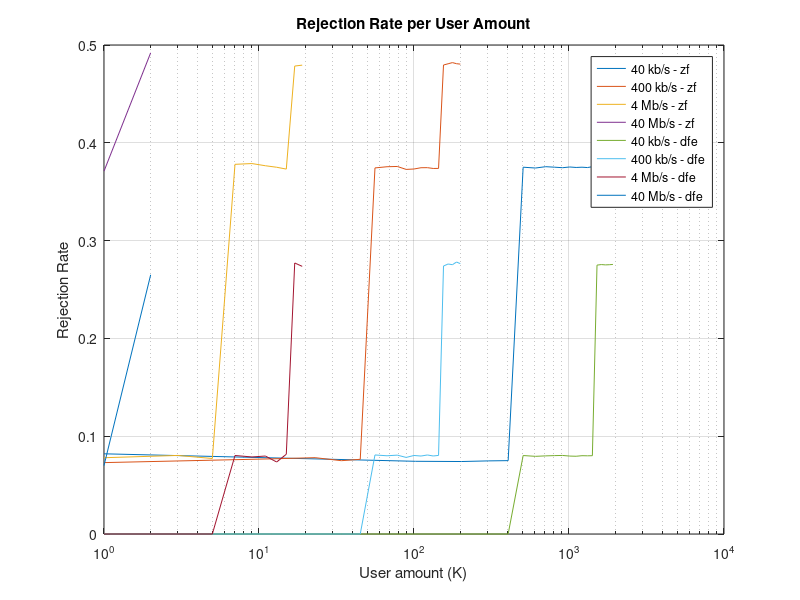

This chart was generated by the following MATLAB code:
clear;
close all;

N_symb = 100; % Symbols
system_bandwidth = 30e6; % Hz
band_rolloff = 0.5;
available_bandwidth = system_bandwidth / (1 + band_rolloff);
max_constalation_size = 4; % bit / Symbol - 16QAM
system_total_rate = max_constalation_size * available_bandwidth; % bit/s

Dmax = 2000; % m
c = 3e8; % m/s
carry_frequency = 2.4e9; % Hz
carry_lamdba = c / carry_frequency; % m
Pmax = 20; % dBm

noise_spectral_density = -174; % dBm / Hz
%noise_power_dbm = noise_spectral_density + 10*log10(available_bandwidth); % dBm

Ts = 1 / available_bandwidth; % s
MC = 1000; %%number of Monte-Carlo simulations

user_rates = [40e3 400e3 4e6 40e6]; % bit/s
%%%%%%%%%%%%%%%%%%%%%%%%%%%%%%%%%%%%%%%% CH1 CH2 CH3
equalization_modes.zf.bpsk.snr_min    = [ 9.0 13.5 21]; % Es/N0 dB
equalization_modes.zf.m8qam.snr_min   = [11.5 16.4 24]; % Eb/N0 dB
equalization_modes.zf.m8qam.snr_min   = equalization_modes.zf.m8qam.snr_min + 10*log10(log2(8)); % Es/N0 dB
equalization_modes.zf.m16qam.snr_min  = [13.2 16.6 25.7]; % Eb/N0
equalization_modes.zf.m16qam.snr_min  = equalization_modes.zf.m16qam.snr_min + 10*log10(log2(16)); % Es/N0 dB

equalization_modes.dfe.bpsk.snr_min   = [ 8.6 11   13.5]; % Es/N0 dB
equalization_modes.dfe.m8qam.snr_min  = [11.2 13.5 16.3]; % Eb/N0 dB
equalization_modes.dfe.m8qam.snr_min   = equalization_modes.dfe.m8qam.snr_min + 10*log10(log2(8)); % Es/N0 dB
equalization_modes.dfe.m16qam.snr_min = [12.8 14.4 18.6]; % Eb/N0 dB
equalization_modes.dfe.m16qam.snr_min  = equalization_modes.dfe.m16qam.snr_min+ 10*log10(log2(16)); % Es/N0 dB

rejection_plot_args = cell(2, length(user_rates), numel(fieldnames(equalization_modes)));
plot_label_args = cell(1, length(user_rates), numel(fieldnames(equalization_modes)));

for jj=1:length(user_rates)
    rate = user_rates(jj);
    Kmax = system_total_rate / rate;
    K= [1:(floor(Kmax/20)+1):Kmax];

    for ii=1:numel(fieldnames(equalization_modes))
        eq_mode_name = fieldnames(equalization_modes);
        eq_mode_name = eq_mode_name{ii};
        eq_mode = equalization_modes.(eq_mode_name);

    	rej=zeros(1,length(K));
        for kk=1:length(K)
            aux=0;

            for mm=1:MC
            	xx= rand(K(kk), 1) * Dmax / 2; % m, Distribution of users in the x-axis
            	yy= rand(K(kk), 1) * Dmax / 2; % m, Distribution of users in the y-axis

            	d2=xx.^2+yy.^2;%% square-distance from the origin
              friss_attenuation_factor = carry_lamdba^2 / (4*pi)^2;
            	a2 = min(1, friss_attenuation_factor ./ d2)';% square magnitude attenuation in Friis equation 
            	a2_dB = 10*log10(a2); % dB
		
		          pr_rx = Pmax + a2_dB; % dBm 
		          Es_rx = pr_rx - 10*log10(available_bandwidth); % dBm / Hz 
		          SNR_rx_max = Es_rx - noise_spectral_density; %dB
		
            	SNR_min= eq_mode.m16qam.snr_min; %%ZF or DFE/16QAM: channel 1, channel 2, channel 3
            	if(rate*Ts*K(kk) < 3) SNR_min = eq_mode.m8qam.snr_min; end%%ZF or DFE/8QAM: channel 1, channel 2, channel 3
            	if(rate*Ts*K(kk) < 1) SNR_min = eq_mode.bpsk.snr_min;	end %%ZF or DFE/BPSK: channel 1, channel 2, channel 3

            	SNR_rx_min = SNR_min(randi(3,K(kk),1));
            	aux = aux + sum(SNR_rx_min > SNR_rx_max);
            end
            rej(kk)= aux/(K(kk)*MC);
        end
    	rejection_plot_args(:, jj, ii) = {K, rej};
    	if rate / 1e6 > 1 
    		plot_label_args(:, jj, ii) = {sprintf("%d Mb/s - %s", rate / 1e6, eq_mode_name)};
    	else
    		plot_label_args(:, jj, ii) = {sprintf("%d kb/s - %s", rate / 1e3, eq_mode_name)};
    	end
    end

end

%% Channel display
semilogx(rejection_plot_args{:});
grid;
title("Rejection Rate per User Amount");
legend(plot_label_args{:});
xlabel('User amount (K)');
ylabel('Rejection Rate');
